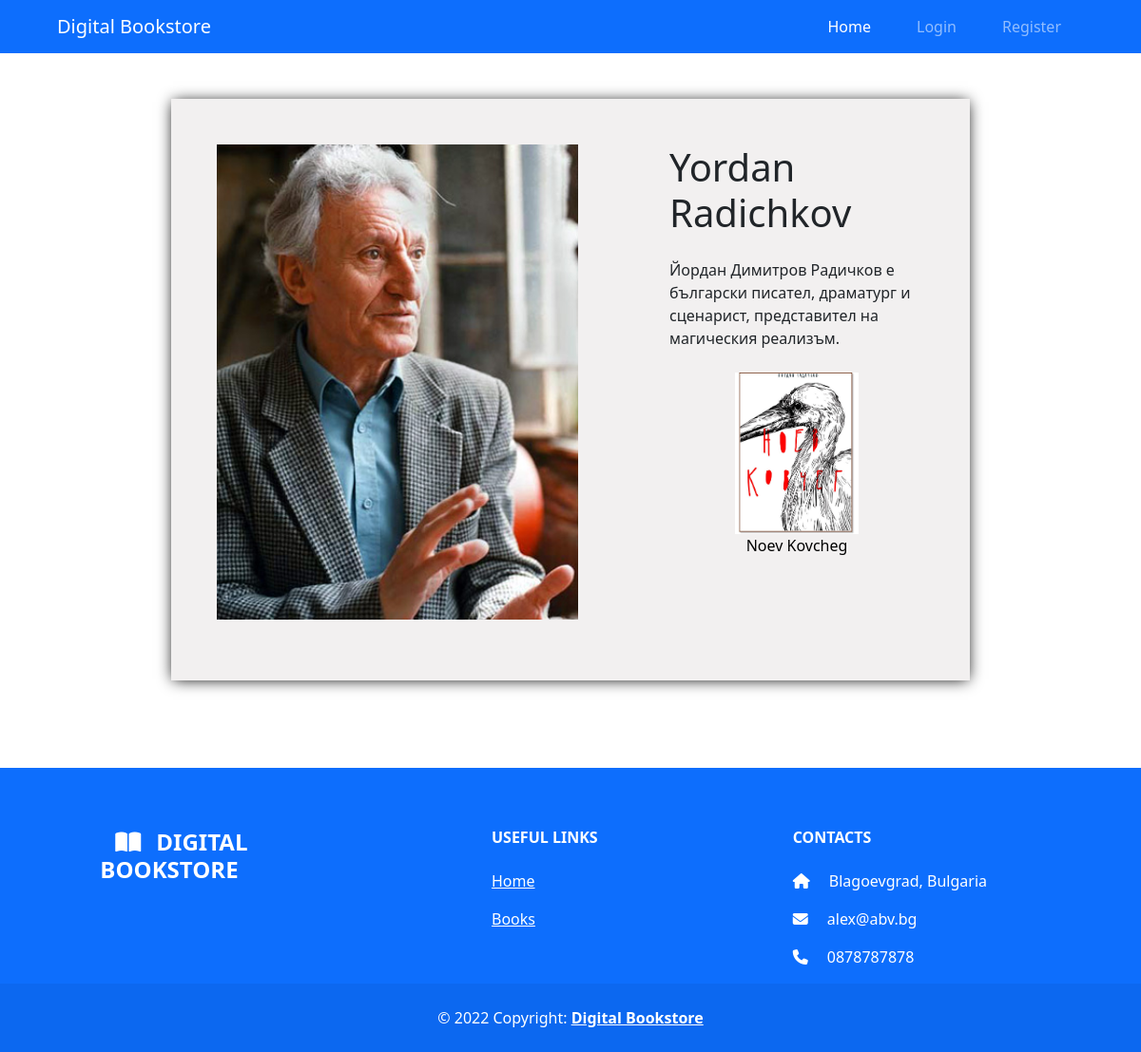
Page /authors/2 on the earlier database version.
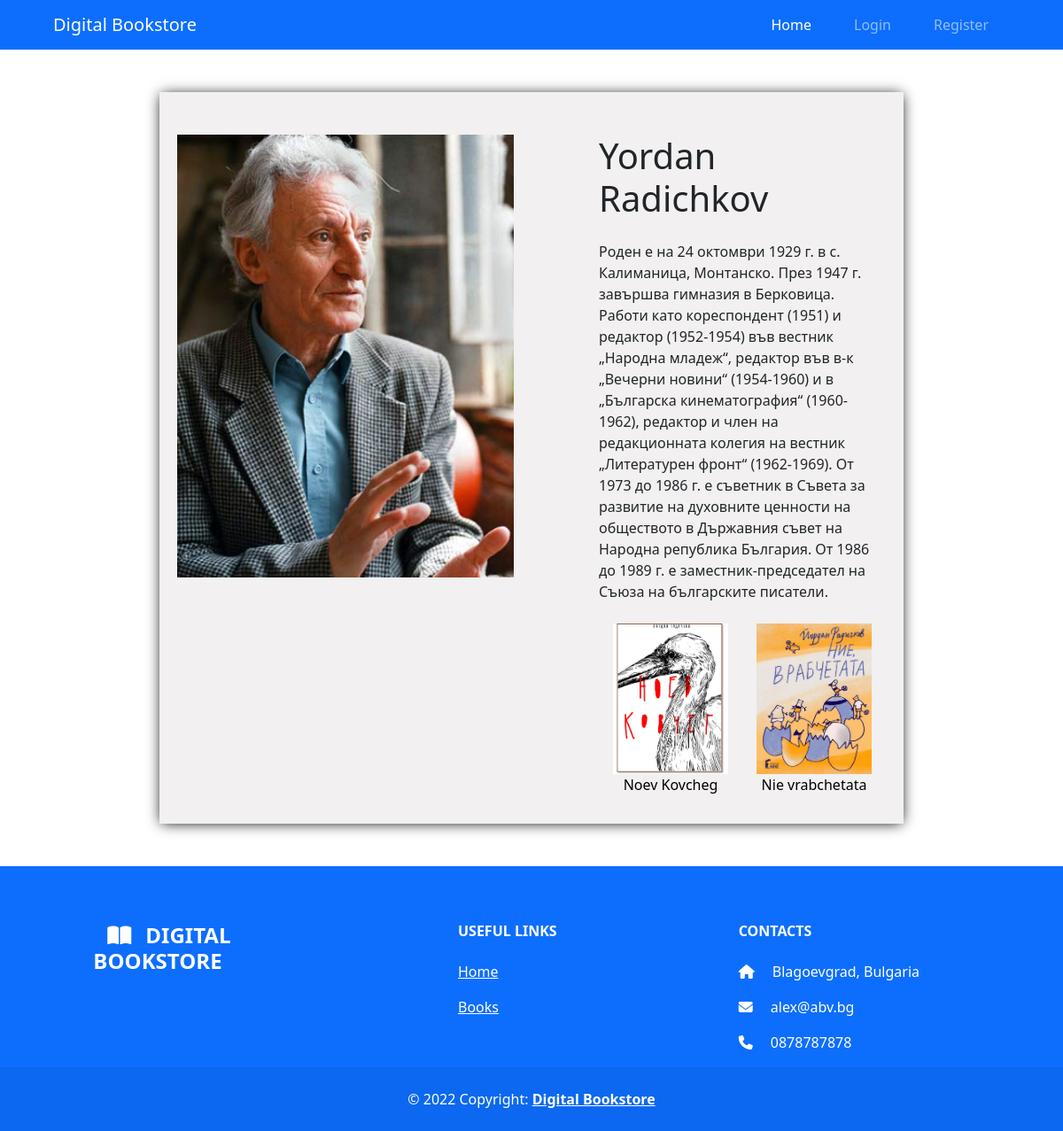
Same page on the later database version.
### tables this page shows
CREATE TABLE books (
    id INT NOT NULL PRIMARY KEY AUTO_INCREMENT,
    title VARCHAR(50) NOT NULL,
    author_id INT NOT NULL,
    genre VARCHAR(30) NOT NULL,
    year_released INT,
    description VARCHAR(5000),
    ISBN VARCHAR(13) NOT NULL,
    language VARCHAR(30) NOT NULL,
    pages INT,
    image VARCHAR(50),
    price FLOAT NOT NULL,
    FOREIGN KEY(author_id) REFERENCES authors(id)
);

CREATE TABLE authors (
    id INT NOT NULL PRIMARY KEY AUTO_INCREMENT,
    first_name VARCHAR(50) NOT NULL,
    last_name VARCHAR(50) NOT NULL,
    image VARCHAR(50),
    bio VARCHAR(5000)
);

### routes.php (called while the page is built, shortened)
<?php
get('/authors/$id', 'author.php');

### classes/Author.class.php (called while the page is built)
<?php
class Author extends Utils {
    private $_pdo = null;
    public function __construct(PDO $_pdo){
        $this->_pdo = $_pdo;
    }
    private function _get_by_id($id) {
        $sql = "SELECT * FROM books JOIN authors ON books.author_id = authors.id WHERE authors.id = '$id'";
        $stmt = $this->_pdo->prepare($sql);
        $stmt->execute();
        $data = $stmt->fetch(PDO::FETCH_ASSOC);
        return $data;
    }
    public function getById($id) {
        return $this->_get_by_id($id);
    }
}

### classes/Book.class.php (called while the page is built, shortened)
<?php
class Book extends Utils {
    private $_pdo = null;
    public function __construct(PDO $_pdo){
        $this->_pdo = $_pdo;
    }
     private function _get_by_author($author_id) {
        $sql = "SELECT books.id AS book_id, authors.id AS author_id, title, books.image AS book_image FROM books JOIN authors ON books.author_id = authors.id WHERE authors.id = '$author_id';";
        $stmt = $this->_pdo->prepare($sql);
        $stmt->execute();
        $data = $stmt->fetchAll(PDO::FETCH_ASSOC);
        return $data;
    }
    public function getByAuthor($author_id) {
        return $this->_get_by_author($author_id);
    }
}

### author.php (the view, shortened to what this page needs)
<!DOCTYPE html>
<html lang="en">
<head>
    <link rel="stylesheet" href="../../system/css/index.css">
    <link rel="stylesheet" href="../../system/css/books.css">
    <link rel="stylesheet" href="../../system/css/wishlist.css">
    <link rel="stylesheet" href="../../system/css/rating.css">
    <link rel="stylesheet" href="../../node_modules/sweetalert2/dist/sweetalert2.css">
    <link href="https://cdn.jsdelivr.net/npm/bootstrap@5.2.0-beta1/dist/css/bootstrap.min.css" rel="stylesheet">
</head>
<body>
    <?php include './header.php' ?>
    <main>
        <section class="d-flex justify-content-around">
            <?php
                require('./conf/db.conf.php');
                require('./classes/Book.class.php');
                require('./classes/Author.class.php');
                $book_class = new Book($pdo_conn);
                $author_class = new Author($pdo_conn);
                $path = $_SERVER['REQUEST_URI'];
                preg_match('/\d+/', $path, $id_array);
                $author_id = $id_array[0];
                $author = $author_class->getById($author_id);
                $author_books = $book_class->getByAuthor($author_id);
                echo
                "
                    <article class='details-book pb-3 my-5 d-flex justify-content-center'>
                        <input type='hidden' value={$author['id']} />
                        <section class='px-5 my-5'>
                            <img src='../../images/{$author['image']}' alt='Book image' class='details-book-img' />
                        </section>
                        <section class='px-5'>
                            <h1 class='mt-5'>{$author['first_name']} {$author['last_name']}</h1>
                            <p class='my-4'>{$author['bio']}</p>
                            <article class='author-books d-flex justify-content-center'>
                ";
                $books_count = sizeof($author_books);
                if ($books_count > 0) {
                    for ($i = 0; $i < $books_count; $i++) {
                        $book = $author_books[$i];
                        echo
                        "
                            <section class='px-3 d-flex flex-column align-items-center'>
                                <img class='author-book-img' src='../../images/{$book['book_image']}' alt='book-cover' />
                                <p><a href='/books/{$book['book_id']}' class='link'>{$book['title']}</a></p>
                            </section>
                        ";
                    }
                    echo "</article>";
                }
            ?>
                </section>
            </article>
        </section>
    </main>
    <?php include './footer.php' ?>
</body>
</html>

Differences in the rows shown:
now on this page (row edited): authors: image (picture), first_name "Yordan", last_name "Radichkov", bio "Роден е на 24 октомври 1929 г. в с. Калиманица, Монтанско. През 1947 г. завършва гимназия в Берковица. Работи като кореспондент (1951) и редактор (1952-1954) във вестник „Народна младеж“, редактор във в-к „Вечерни новини“ (1954-1960) и в „Българска кинематография“ (1960-1962), редактор и член на редакционната колегия на вестник „Литературен фронт“ (1962-1969). От 1973 до 1986 г. е съветник в Съвета за развитие на духовните ценности на обществото в Държавния съвет на Народна република България. От 1986 до 1989 г. е заместник-председател на Съюза на българските писатели."
added books: image (picture), title "Nie vrabchetata"
Other differences:
$author['bio']: "Йордан Димитров Радичков е български писател, драматург и сценарист, представител на магическия реализъм." → "Роден е на 24 октомври 1929 г. в с. Калиманица, Монтанско. През 1947 г. завършва гимназия в Берковица. Работи като кореспондент (1951) и редактор (1952-1954) във вестник „Народна младеж“, редактор във в-к „Вечерни новини“ (1954-1960) и в „Българска кинематография“ (1960-1962), редактор и член на редакционната колегия на вестник „Литературен фронт“ (1962-1969). От 1973 до 1986 г. е съветник в Съвета за развитие на духовните ценности на обществото в Държавния съвет на Народна република България. От 1986 до 1989 г. е заместник-председател на Съюза на българските писатели."
